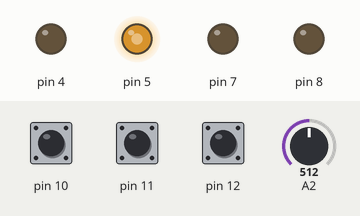
Recording of a sketch running on a simulated Arduino Uno, built with avr-gcc and run on an emulated ATmega328P. Shown: output pins drawn as LEDs (lit = HIGH). The inputs (shaded band) are chosen by the test bench; at power-on: A2 = 512, pin 10 HIGH, pin 11 HIGH, pin 12 HIGH.

Above: at 1.2 s.
1.3 s: A2 set to 716
At 2.0 s:
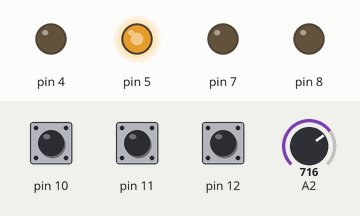
2.8 s: pin 10 pulled LOW for 0.15 s
At 2.87 s:
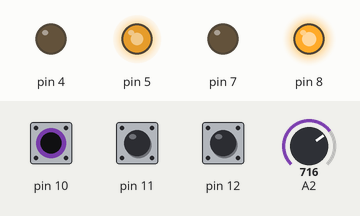
4.4 s: pin 11 pulled LOW for 0.15 s
At 5.1 s:
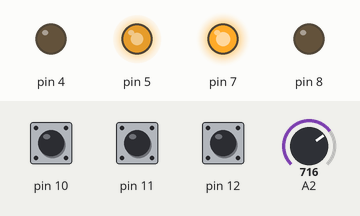
6.0 s: pin 12 pulled LOW for 0.15 s
At 6.07 s:
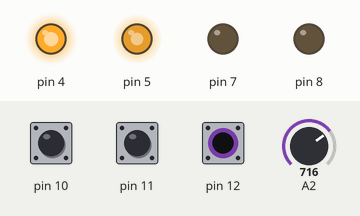
7.6 s: A2 set to 122
At 8.0 s:
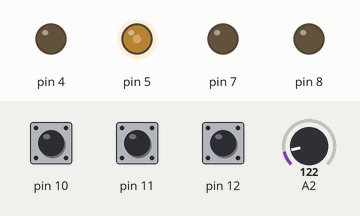
9.1 s: pin 10 pulled LOW for 1 s
At 9.9 s:
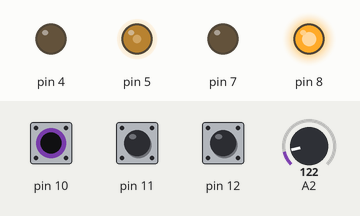
Timing chart, 0 to 12.1 s (numbered marks = the images above; inputs shaded):
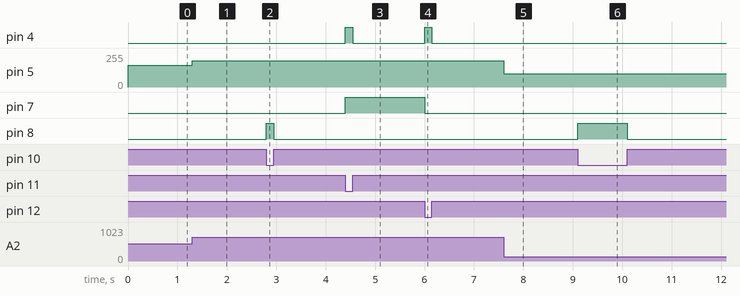

Measured:
- after the input at 1.3 s, pin 5: 165/255 → 198/255 at once
- after the input at 2.8 s, pin 8: LOW → HIGH at once, → LOW 0.15 s later
- after the input at 4.4 s, pin 4: LOW → HIGH at once, → LOW 0.15 s later; pin 7: LOW → HIGH at once
- after the input at 6.0 s, pin 4: LOW → HIGH at once, → LOW 0.15 s later; pin 7: HIGH → LOW at once
- after the input at 7.6 s, pin 5: 198/255 → 100/255 at once
- after the input at 9.1 s, pin 8: LOW → HIGH at once, → LOW 1.0 s later

The sketch:

_2sc0021.ino
```cpp
int CHWM;
void setup() {
  pinMode(12,INPUT_PULLUP);//电机正转输入
  pinMode(11,INPUT_PULLUP);//电机反转输入
  pinMode(10,INPUT_PULLUP);//水泵通断控制
  pinMode(A2,INPUT);
  pinMode(7,OUTPUT);//电机正反转输出口
  pinMode(4,OUTPUT);//电机电源通断控制口
  pinMode(5,OUTPUT);//电机PWM调速控制口
  pinMode(8,OUTPUT);

  // put your setup code here, to run once:

}

void loop() {
  CHWM=map(analogRead(A2),0,1024,80,250);
  analogWrite(5,CHWM);
//if(digitalRead(10)==1)//轴向小车手动模式
 // {
      car();

 // }

 //auto1(); // put your main code here, to run repeatedly:

}
void car()
{

      if(digitalRead(12)==0&digitalRead(11)==1){
            digitalWrite(4,1);
            digitalWrite(7,0);
        }
         if(digitalRead(11)==0&digitalRead(12)==1){
            digitalWrite(4,1);
            digitalWrite(7,1);
        }
        if(digitalRead(11)==0&digitalRead(12)==0){
            digitalWrite(4,0);
        }
         if(digitalRead(11)==1&digitalRead(12)==1){
            digitalWrite(4,0);
          }
        if(digitalRead(10)==0){
          digitalWrite(8,1);
        }
        if(digitalRead(10)==1){
          digitalWrite(8,0);
        }


}
/*void auto1()
{
    int i;
    for(i=0;i<80;i++){
        up();
    }
     for(i=0;i<1;i++){
        stop1();
    }
    for(i=0;i<88;i++)
    {
      down();
    }
    for(i=0;i<1;i++){
        stop1();
    }
}
void up(){
    if(digitalRead(10)==0){
            digitalWrite(7,0);
            digitalWrite(4,1);
            delay(100);
    }
}
void down(){
  if(digitalRead(10)==0){
            digitalWrite(7,1);
            digitalWrite(4,1);
            delay(100);
    }

}
void stop1(){
  if(digitalRead(10)==0){
            digitalWrite(4,0);
            delay(100);
}
}
*/
```
